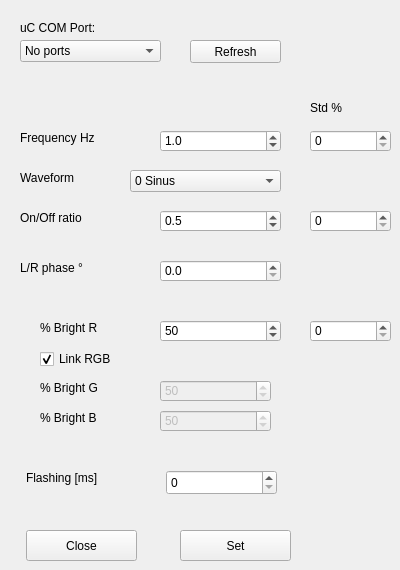
        <widget class="QWidget" name="stimulus_tab">
         <attribute name="title">
          <string>Stimulus</string>
         </attribute>
         <widget class="QLabel" name="label_26">
          <property name="geometry">
           <rect>
            <x>20</x>
            <y>20</y>
            <width>131</width>
            <height>16</height>
           </rect>
          </property>
          <property name="text">
           <string>uC COM Port:</string>
          </property>
         </widget>
         <widget class="QComboBox" name="stimSerialcomboBox">
          <property name="geometry">
           <rect>
            <x>20</x>
            <y>40</y>
            <width>141</width>
            <height>22</height>
           </rect>
          </property>
          <item>
           <property name="text">
            <string>No ports</string>
           </property>
          </item>
         </widget>
         <widget class="QDoubleSpinBox" name="stimFrequencydoubleSpinBox">
          <property name="geometry">
           <rect>
            <x>160</x>
            <y>130</y>
            <width>121</width>
            <height>22</height>
           </rect>
          </property>
          <property name="decimals">
           <number>1</number>
          </property>
          <property name="minimum">
           <double>0.100000000000000</double>
          </property>
          <property name="maximum">
           <double>50.000000000000000</double>
          </property>
          <property name="value">
           <double>1.000000000000000</double>
          </property>
         </widget>
         <widget class="QLabel" name="label_27">
          <property name="geometry">
           <rect>
            <x>40</x>
            <y>320</y>
            <width>111</width>
            <height>16</height>
           </rect>
          </property>
          <property name="text">
           <string>% Bright R</string>
          </property>
         </widget>
         <widget class="QLabel" name="label_28">
          <property name="geometry">
           <rect>
            <x>20</x>
            <y>130</y>
            <width>101</width>
            <height>16</height>
           </rect>
          </property>
          <property name="text">
           <string>Frequency Hz</string>
          </property>
         </widget>
         <widget class="QSpinBox" name="stimBrughtRspinBox">
          <property name="geometry">
           <rect>
            <x>160</x>
            <y>320</y>
            <width>121</width>
            <height>22</height>
           </rect>
          </property>
          <property name="maximum">
           <number>255</number>
          </property>
          <property name="value">
           <number>50</number>
          </property>
         </widget>
         <widget class="QPushButton" name="stimSetpushButton">
          <property name="geometry">
           <rect>
            <x>180</x>
            <y>530</y>
            <width>111</width>
            <height>31</height>
           </rect>
          </property>
          <property name="text">
           <string>Set</string>
          </property>
         </widget>
         <widget class="QLabel" name="label_29">
          <property name="geometry">
           <rect>
            <x>40</x>
            <y>380</y>
            <width>111</width>
            <height>16</height>
           </rect>
          </property>
          <property name="text">
           <string>% Bright G</string>
          </property>
         </widget>
         <widget class="QSpinBox" name="stimBrughtGspinBox">
          <property name="enabled">
           <bool>false</bool>
          </property>
          <property name="geometry">
           <rect>
            <x>160</x>
            <y>380</y>
            <width>111</width>
            <height>22</height>
           </rect>
          </property>
          <property name="maximum">
           <number>255</number>
          </property>
          <property name="value">
           <number>50</number>
          </property>
         </widget>
         <widget class="QLabel" name="label_30">
          <property name="geometry">
           <rect>
            <x>40</x>
            <y>410</y>
            <width>111</width>
            <height>16</height>
           </rect>
          </property>
          <property name="text">
           <string>% Bright B</string>
          </property>
         </widget>
         <widget class="QSpinBox" name="stimBrughtBspinBox">
          <property name="enabled">
           <bool>false</bool>
          </property>
          <property name="geometry">
           <rect>
            <x>160</x>
            <y>410</y>
            <width>111</width>
            <height>22</height>
           </rect>
          </property>
          <property name="maximum">
           <number>255</number>
          </property>
          <property name="value">
           <number>50</number>
          </property>
         </widget>
         <widget class="QComboBox" name="stimWaveformcomboBox">
          <property name="geometry">
           <rect>
            <x>130</x>
            <y>170</y>
            <width>151</width>
            <height>22</height>
           </rect>
          </property>
          <item>
           <property name="text">
            <string>0 Sinus</string>
           </property>
          </item>
          <item>
           <property name="text">
            <string>1 Rect</string>
           </property>
          </item>
          <item>
           <property name="text">
            <string>2 Triangle</string>
           </property>
          </item>
          <item>
           <property name="text">
            <string>3 Saw</string>
           </property>
          </item>
         </widget>
         <widget class="QLabel" name="label_31">
          <property name="geometry">
           <rect>
            <x>20</x>
            <y>170</y>
            <width>101</width>
            <height>16</height>
           </rect>
          </property>
          <property name="text">
           <string>Waveform</string>
          </property>
         </widget>
         <widget class="QCheckBox" name="stimLinkRGBBrightcheckBox">
          <property name="geometry">
           <rect>
            <x>40</x>
            <y>350</y>
            <width>121</width>
            <height>18</height>
           </rect>
          </property>
          <property name="text">
           <string>Link RGB</string>
          </property>
          <property name="checked">
           <bool>true</bool>
          </property>
         </widget>
         <widget class="QPushButton" name="stimRefreshSerialpushButton">
          <property name="geometry">
           <rect>
            <x>190</x>
            <y>40</y>
            <width>91</width>
            <height>23</height>
           </rect>
          </property>
          <property name="text">
           <string>Refresh</string>
          </property>
         </widget>
         <widget class="QDoubleSpinBox" name="stimOnOffRatiodoubleSpinBox">
          <property name="geometry">
           <rect>
            <x>160</x>
            <y>210</y>
            <width>121</width>
            <height>22</height>
           </rect>
          </property>
          <property name="decimals">
           <number>1</number>
          </property>
          <property name="minimum">
           <double>0.100000000000000</double>
          </property>
          <property name="maximum">
           <double>1.000000000000000</double>
          </property>
          <property name="singleStep">
           <double>0.100000000000000</double>
          </property>
          <property name="value">
           <double>0.500000000000000</double>
          </property>
         </widget>
         <widget class="QLabel" name="label_32">
          <property name="geometry">
           <rect>
            <x>20</x>
            <y>210</y>
            <width>101</width>
            <height>16</height>
           </rect>
          </property>
          <property name="text">
           <string>On/Off ratio</string>
          </property>
         </widget>
         <widget class="QLabel" name="label_33">
          <property name="geometry">
           <rect>
            <x>20</x>
            <y>260</y>
            <width>101</width>
            <height>16</height>
           </rect>
          </property>
          <property name="text">
           <string>L/R phase °</string>
          </property>
         </widget>
         <widget class="QDoubleSpinBox" name="stimLRPhasedoubleSpinBox">
          <property name="geometry">
           <rect>
            <x>160</x>
            <y>260</y>
            <width>121</width>
            <height>22</height>
           </rect>
          </property>
          <property name="decimals">
           <number>1</number>
          </property>
          <property name="minimum">
           <double>0.000000000000000</double>
          </property>
          <property name="maximum">
           <double>360.000000000000000</double>
          </property>
          <property name="value">
           <double>0.000000000000000</double>
          </property>
         </widget>
         <widget class="QPushButton" name="stimClosepushButton">
          <property name="geometry">
           <rect>
            <x>26</x>
            <y>530</y>
            <width>111</width>
            <height>31</height>
           </rect>
          </property>
          <property name="text">
           <string>Close</string>
          </property>
         </widget>
         <widget class="QDoubleSpinBox" name="stimFrequencySTDdoubleSpinBox">
          <property name="geometry">
           <rect>
            <x>310</x>
            <y>130</y>
            <width>81</width>
            <height>22</height>
           </rect>
          </property>
          <property name="decimals">
           <number>0</number>
          </property>
          <property name="minimum">
           <double>0.000000000000000</double>
          </property>
          <property name="maximum">
           <double>200.000000000000000</double>
          </property>
          <property name="value">
           <double>0.000000000000000</double>
          </property>
         </widget>
         <widget class="QLabel" name="label_36">
          <property name="geometry">
           <rect>
            <x>310</x>
            <y>100</y>
            <width>61</width>
            <height>16</height>
           </rect>
          </property>
          <property name="text">
           <string>Std %</string>
          </property>
         </widget>
         <widget class="QDoubleSpinBox" name="stimOnOffRatioSTDdoubleSpinBox">
          <property name="geometry">
           <rect>
            <x>310</x>
            <y>210</y>
            <width>81</width>
            <height>22</height>
           </rect>
          </property>
          <property name="decimals">
           <number>0</number>
          </property>
          <property name="minimum">
           <double>0.000000000000000</double>
          </property>
          <property name="maximum">
           <double>200.000000000000000</double>
          </property>
          <property name="value">
           <double>0.000000000000000</double>
          </property>
         </widget>
         <widget class="QDoubleSpinBox" name="stimBrughtSTDdoubleSpinBox">
          <property name="geometry">
           <rect>
            <x>310</x>
            <y>320</y>
            <width>81</width>
            <height>22</height>
           </rect>
          </property>
          <property name="decimals">
           <number>0</number>
          </property>
          <property name="minimum">
           <double>0.000000000000000</double>
          </property>
          <property name="maximum">
           <double>200.000000000000000</double>
          </property>
          <property name="value">
           <double>0.000000000000000</double>
          </property>
         </widget>
         <widget class="QLabel" name="label_37">
          <property name="geometry">
           <rect>
            <x>26</x>
            <y>470</y>
            <width>101</width>
            <height>16</height>
           </rect>
          </property>
          <property name="text">
           <string>Flashing [ms]</string>
          </property>
         </widget>
         <widget class="QSpinBox" name="stimFlashspinBox">
          <property name="geometry">
           <rect>
            <x>166</x>
            <y>470</y>
            <width>111</width>
            <height>25</height>
           </rect>
          </property>
          <property name="maximum">
           <number>1000</number>
          </property>
         </widget>
        </widget>
